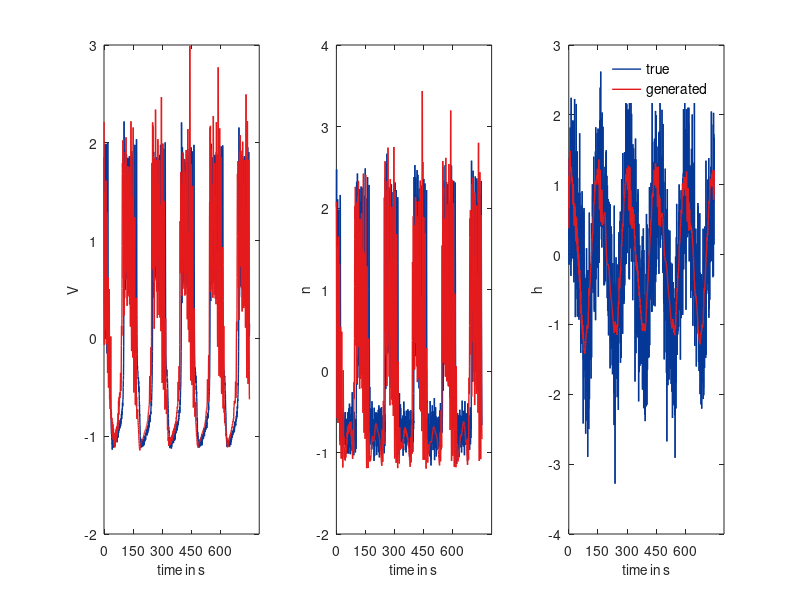

The MATLAB source for this figure:
clear all; close all; clc
load('Data_Fig3D.mat','dat')

X=dat.Ym{:};
A=dat.A;
W=dat.W;
h=dat.h;
B=dat.B;
mu0=dat.mu0;
sd=1e-3;
S=eye(size(A)).*sd;

T=size(X,2);
t=1;
z(:,t)=mu0{:};
x(:,t)=B*max(z(:,t),0);
for t=2:T
    z(:,t)=A*z(:,t-1)+W*max(z(:,t-1),0)+h;%+ mvnrnd(zeros(1,size(S,1)),S)';
    x(:,t)=B*max(z(:,t),0);
end

h1=figure('color','white'); lw=1; fs=10;

t=1:1500;

colors = {[228,26,28]/255,[75,146,204]/255,[77,175,74]/255,...
    [152,78,163]/255,[255,127,0]/255,[5,55,151]/255,[166,86,40]/255};
col2=colors{1}; %red
%col2=colors{2}; %light blue
%col3=colors{3}; %light green
%col3=colors{4}; %purple
%col4=colors{5}; %orange
col1=colors{6}; %dark blue


for j=1:3
    subplot(1,3,j); hold on; box on
    l1=plot(X(j,t),'-','color',col1,'LineWidth',lw);

    l2=plot(x(j,t)','-','color',col2,'LineWidth',lw);
    xlabel('time in s','FontSize',fs);
    xtick=t(1:300:end)*.5;
    set(gca,'XTick',t(1:300:end),'XTickLabel',xtick-.5,'FontSize',fs)
end

set(h1,'Position',[300 300 900 150])
legend([l1 l2],{'true','generated'},'FontSize',fs,'Location','Best','Box','off')
subplot(1,3,1); ylabel('V','FontSize',fs);
subplot(1,3,2); ylabel('n','FontSize',fs);
subplot(1,3,3); ylabel('h','FontSize',fs);
        
set(gcf, 'Position', [100,100, 900,200])